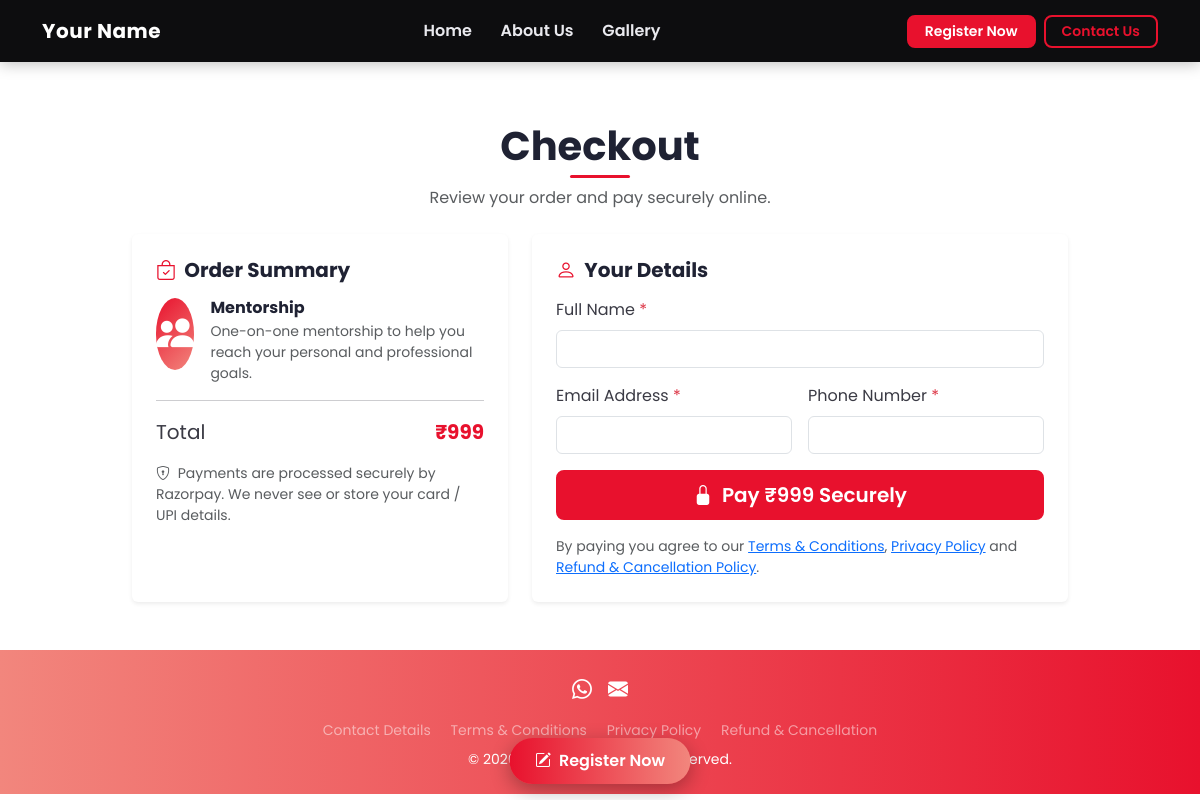
Screenshot of /checkout.php?service=1 with the database file from the repository.
### tables this page shows
CREATE TABLE IF NOT EXISTS `services` (
  `id`            INT UNSIGNED NOT NULL AUTO_INCREMENT,
  `tenant_id`     INT UNSIGNED NOT NULL,
  `title`         VARCHAR(150) NOT NULL,
  `description`   TEXT NULL,
  `price`         DECIMAL(10,2) NULL,
  `icon`          VARCHAR(80) NOT NULL DEFAULT 'bi-star',
  `display_order` INT NOT NULL DEFAULT 0,
  `created_at`    TIMESTAMP NOT NULL DEFAULT CURRENT_TIMESTAMP,
  PRIMARY KEY (`id`),
  KEY `idx_service_tenant` (`tenant_id`),
  CONSTRAINT `fk_service_tenant` FOREIGN KEY (`tenant_id`)
    REFERENCES `tenants` (`id`) ON DELETE CASCADE
);

### config/db.php (called while the page is built, shortened)
<?php
function db(): PDO
{
    static $pdo = null;
    if ($pdo === null) {
        $dsn = sprintf('mysql:host=%s;dbname=%s;charset=%s', DB_HOST, DB_NAME, DB_CHARSET);
        $options = [
            PDO::ATTR_ERRMODE            => PDO::ERRMODE_EXCEPTION,
            PDO::ATTR_DEFAULT_FETCH_MODE => PDO::FETCH_ASSOC,
            PDO::ATTR_EMULATE_PREPARES   => false,
        ];
        try {
            $pdo = new PDO($dsn, DB_USER, DB_PASS, $options);
        } catch (PDOException $e) {
            http_response_code(500);
            exit('Database connection failed. Please try again later.');
        }
    }
    return $pdo;
}

### config/functions.php (called while the page is built, shortened)
<?php
require_once __DIR__ . '/db.php';
function e(?string $value): string
{
    return htmlspecialchars((string) $value, ENT_QUOTES, 'UTF-8');
}
function base_url(): string
{
    $scheme = (!empty($_SERVER['HTTPS']) && $_SERVER['HTTPS'] !== 'off') ? 'https' : 'http';
    $host   = $_SERVER['HTTP_HOST'] ?? 'localhost';
    return $scheme . '://' . $host . '/';
}
function format_price($amount): string
{
    $amount = (float) $amount;
    $decimals = ($amount == floor($amount)) ? 0 : 2;
    return '₹' . number_format($amount, $decimals);
}

### checkout.php (the view, shortened to what this page needs)
<?php
require_once __DIR__ . '/config/functions.php';
$tid = tenant_id();
$service_id = (int)($_GET['service'] ?? $_POST['service_id'] ?? 0);
$stmt = db()->prepare('SELECT * FROM services WHERE id = ? AND tenant_id = ? AND price IS NOT NULL AND price > 0');
$stmt->execute([$service_id, $tid]);
$service = $stmt->fetch();
$razorpay_order = null;
$payment_row_id = 0;
$old = $_SESSION['pay_old'] ?? $_SESSION['checkout_prefill'] ?? [];
include __DIR__ . '/includes/header.php';
?>
<section class="py-5">
  <div class="container" style="max-width:960px">
    <div class="text-center mb-4">
      <h1 class="section-title">Checkout</h1>
      <p class="text-muted">Review your order and pay securely online.</p>
    </div>
    <?php if ($razorpay_order): ?>
      <div class="row justify-content-center">
        <div class="col-lg-6">
          <div class="bg-white rounded shadow-sm p-4 text-center">
            <div class="service-icon mx-auto mb-3"><i class="bi <?= e($service['icon']) ?>"></i></div>
            <h5 class="fw-bold"><?= e($service['title']) ?></h5>
            <p class="text-muted small"><?= e($service['description']) ?></p>
            <hr>
            <div class="fs-4 fw-bold brand-text mb-3"><?= e(format_price($service['price'])) ?></div>
            <p class="text-muted small mb-3">
              <i class="bi bi-shield-lock me-1"></i>
              Payments are processed securely by Razorpay. We never see or store your card / UPI details.
            </p>
            <button id="rzp-button" class="btn brand-btn btn-lg w-100">
              <i class="bi bi-lock-fill me-1"></i> Pay Now
            </button>
            <p class="text-muted small mt-3 mb-0">
              By paying you agree to our
              <a href="<?= e(base_url()) ?>terms.php">Terms &amp; Conditions</a>,
              <a href="<?= e(base_url()) ?>privacy.php">Privacy Policy</a> and
              <a href="<?= e(base_url()) ?>refund.php">Refund &amp; Cancellation Policy</a>.
            </p>
          </div>
        </div>
      </div>
      <form id="rzp-form" action="<?= e(base_url()) ?>payment-status.php" method="post" class="d-none">
        <?= csrf_field() ?>
        <input type="hidden" name="ref"                    value="<?= $payment_row_id ?>">
        <input type="hidden" name="razorpay_order_id"      id="rzp_order_id">
        <input type="hidden" name="razorpay_payment_id"    id="rzp_payment_id">
        <input type="hidden" name="razorpay_signature"     id="rzp_signature">
      </form>
      <script src="https://checkout.razorpay.com/v1/checkout.js"></script>
      <script>
        var options = {
          key:         <?= json_encode(setting('razorpay_key_id')) ?>,
          amount:      <?= (int) round((float)$service['price'] * 100) ?>,
          currency:    "INR",
          name:        <?= json_encode(setting('site_name')) ?>,
          description: <?= json_encode($service['title']) ?>,
          order_id:    <?= json_encode($razorpay_order['id']) ?>,
          prefill: {
            name:    <?= json_encode($buyer['name'] ?? '') ?>,
            email:   <?= json_encode($buyer['email'] ?? '') ?>,
            contact: <?= json_encode($buyer['phone'] ?? '') ?>
          },
          theme: { color: <?= json_encode(setting('primary_color', '#0d6efd')) ?> },
          handler: function(response) {
            document.getElementById('rzp_order_id').value   = response.razorpay_order_id;
            document.getElementById('rzp_payment_id').value = response.razorpay_payment_id;
            document.getElementById('rzp_signature').value  = response.razorpay_signature;
            document.getElementById('rzp-form').submit();
          },
          modal: {
            ondismiss: function() {
              document.getElementById('rzp-button').disabled = false;
            }
          }
        };
        var rzp = new Razorpay(options);
        rzp.on('payment.failed', function(response) {
          document.getElementById('rzp_order_id').value   = response.error.metadata.order_id   || '';
          document.getElementById('rzp_payment_id').value = response.error.metadata.payment_id || '';
          document.getElementById('rzp_signature').value  = '';
          document.getElementById('rzp-form').submit();
        });
        // Auto-open the modal; "Pay Now" button re-opens if dismissed.
        rzp.open();
        document.getElementById('rzp-button').addEventListener('click', function(e) {
          e.preventDefault();
          this.disabled = true;
          rzp.open();
        });
      </script>
    <?php else: ?>
      <div class="row g-4">
        <div class="col-lg-5">
          <div class="bg-white rounded shadow-sm p-4 h-100">
            <h5 class="fw-bold mb-3"><i class="bi bi-bag-check me-1 brand-text"></i> Order Summary</h5>
            <div class="d-flex align-items-start gap-3 mb-3">
              <div class="service-icon"><i class="bi <?= e($service['icon']) ?>"></i></div>
              <div>
                <h6 class="fw-bold mb-1"><?= e($service['title']) ?></h6>
                <p class="text-muted small mb-0"><?= e($service['description']) ?></p>
              </div>
            </div>
            <hr>
            <div class="d-flex justify-content-between fs-5">
              <span>Total</span>
              <strong class="brand-text"><?= e(format_price($service['price'])) ?></strong>
            </div>
            <p class="text-muted small mt-3 mb-0">
              <i class="bi bi-shield-lock me-1"></i>
              Payments are processed securely by Razorpay. We never see or store your card / UPI details.
            </p>
          </div>
        </div>
        <div class="col-lg-7">
          <div class="bg-white rounded shadow-sm p-4">
            <h5 class="fw-bold mb-3"><i class="bi bi-person me-1 brand-text"></i> Your Details</h5>
            <form action="<?= e(base_url()) ?>checkout.php" method="post" novalidate class="needs-validation row g-3">
              <div class="col-12">
                <label class="form-label">Full Name <span class="text-danger">*</span></label>
                <input type="text" name="buyer_name" class="form-control" required maxlength="150"
                       value="<?= e($old['name'] ?? '') ?>">
              </div>
              <div class="col-md-6">
                <label class="form-label">Email Address <span class="text-danger">*</span></label>
                <input type="email" name="email" class="form-control" required maxlength="190"
                       value="<?= e($old['email'] ?? '') ?>">
              </div>
              <div class="col-md-6">
                <label class="form-label">Phone Number <span class="text-danger">*</span></label>
                <input type="tel" name="phone" class="form-control" required pattern="[0-9+\s\-]{7,15}"
                       maxlength="20" value="<?= e($old['phone'] ?? '') ?>">
              </div>
              <div class="col-12">
                <button type="submit" class="btn btn-lg brand-btn w-100">
                  <i class="bi bi-lock-fill me-1"></i>
                  Pay <?= e(format_price($service['price'])) ?> Securely
                </button>
              </div>
              <p class="text-muted small mb-0 col-12">
                By paying you agree to our
                <a href="<?= e(base_url()) ?>terms.php">Terms &amp; Conditions</a>,
                <a href="<?= e(base_url()) ?>privacy.php">Privacy Policy</a> and
                <a href="<?= e(base_url()) ?>refund.php">Refund &amp; Cancellation Policy</a>.
              </p>
            </form>
          </div>
        </div>
      </div>
    <?php endif; ?>
  </div>
</section>
<?php include __DIR__ . '/includes/footer.php'; ?>

### assets/css/style.css (style rules this page uses)
:root { --brand-primary:#E8112D; --brand-secondary:#F2867D; --surface-pink:#FCEDEA; --nav-bg:#0d0d0f; --heading:#1f2233; }
body { font-family:"Poppins","Segoe UI",system-ui,-apple-system,sans-serif;color:#3a3a44; }
h1,h2,h3,h4,h5,.fw-bold { color:var(--heading); }
.btn-brand,.brand-btn { background:var(--brand-primary);border:2px solid var(--brand-primary); color:#fff;font-weight:600;border-radius:8px; }
.brand-text { color:var(--brand-primary); }
.section-title { font-weight:700;position:relative;display:inline-block;padding-bottom:.5rem;color:var(--heading); }
.section-title::after { content:"";position:absolute;left:50%;bottom:0;transform:translateX(-50%); width:60px;height:3px;border-radius:3px;background:var(--brand-primary); }
.service-icon { font-size:2.4rem;width:72px;height:72px;line-height:72px;margin:0 auto;border-radius:50%; color:#fff;background:linear-gradient(135deg,var(--brand-primary),var(--brand-secondary)); }

### rows the page displays
services: title "Mentorship", description "One-on-one mentorship to help you reach your personal and professional goals.", price "₹999"

### other values shown
$site_name "Your Name"
